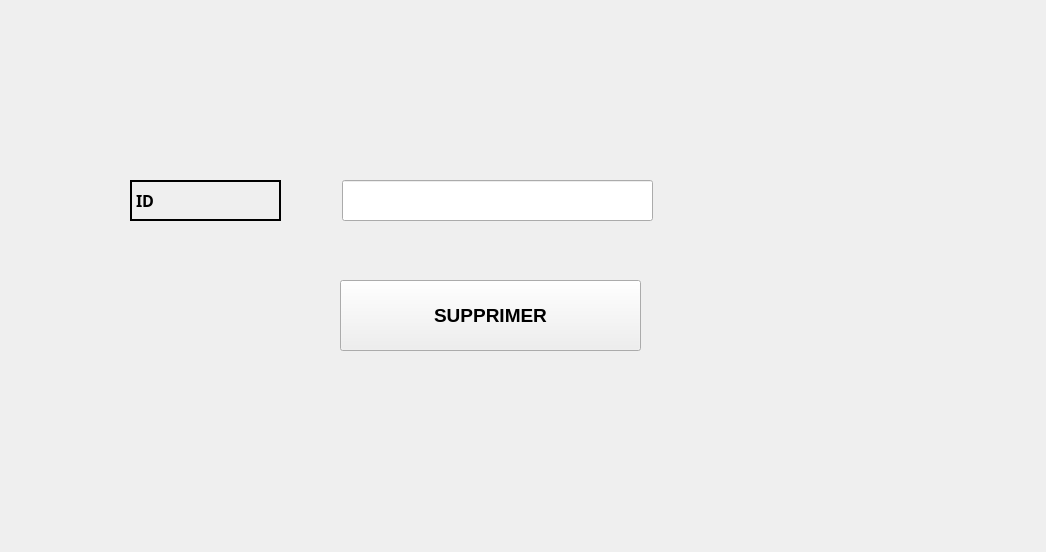
      <widget class="QWidget" name="tab_4">
       <attribute name="title">
        <string>supprimer commande</string>
       </attribute>
       <widget class="QLabel" name="label_6">
        <property name="geometry">
         <rect>
          <x>6</x>
          <y>12</y>
          <width>1031</width>
          <height>531</height>
         </rect>
        </property>
        <property name="text">
         <string/>
        </property>
       </widget>
       <widget class="QLabel" name="label_7">
        <property name="geometry">
         <rect>
          <x>130</x>
          <y>180</y>
          <width>151</width>
          <height>41</height>
         </rect>
        </property>
        <property name="font">
         <font>
          <family>Arial Black</family>
          <pointsize>12</pointsize>
          <weight>75</weight>
          <bold>true</bold>
         </font>
        </property>
        <property name="contextMenuPolicy">
         <enum>Qt::DefaultContextMenu</enum>
        </property>
        <property name="frameShape">
         <enum>QFrame::WinPanel</enum>
        </property>
        <property name="text">
         <string>ID</string>
        </property>
       </widget>
       <widget class="QLineEdit" name="lineEdit_s">
        <property name="geometry">
         <rect>
          <x>342</x>
          <y>180</y>
          <width>311</width>
          <height>41</height>
         </rect>
        </property>
       </widget>
       <widget class="QPushButton" name="Supp">
        <property name="geometry">
         <rect>
          <x>340</x>
          <y>280</y>
          <width>301</width>
          <height>71</height>
         </rect>
        </property>
        <property name="font">
         <font>
          <pointsize>14</pointsize>
          <weight>75</weight>
          <bold>true</bold>
         </font>
        </property>
        <property name="text">
         <string>SUPPRIMER</string>
        </property>
       </widget>
      </widget>
